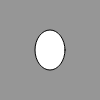
Frame 1 (no input)
Frame 60 (no input): identical to frame 1, image omitted
Frame 120 (the mouse pressed at the canvas centre since frame 60): identical to frame 1, image omitted

The p5.js sketch that drew this single still picture (run headless with seeded random() and noise() and a simulated clock; from frame 60 on, the mouse is pressed at the canvas centre):

// p5.js sketch
// ── sketch.js
function setup() {
    createCanvas(100, 100);
    background(150);
    ellipse(50, 50, 30, 40);

}

function draw() { 

}
